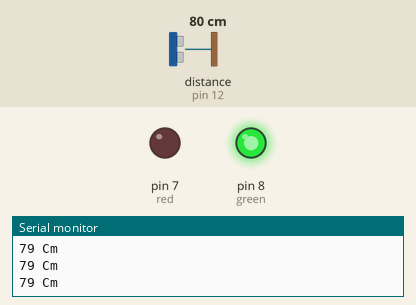
The sketch below on a simulated Arduino Uno, built with avr-gcc and run on an emulated ATmega328P. Parts: output pins drawn as LEDs (lit = HIGH), the last lines printed to the serial monitor. Wiring (inferred from the names in the program): ultrasonic range finder: trigger pin 13; echo pin 12. The test bench sets the inputs (shaded band); at power-on: distance to the obstacle (sensor on pin 12) 80 cm. The echo pulse lasts 58.3 µs per cm; pins used as bus, display or sensor lines are not drawn.

Above: at 1.2 s.
1.3 s: distance to the obstacle (sensor on pin 12) set to 96 cm
2.8 s: distance to the obstacle (sensor on pin 12) set to 104 cm
At 4.2 s:
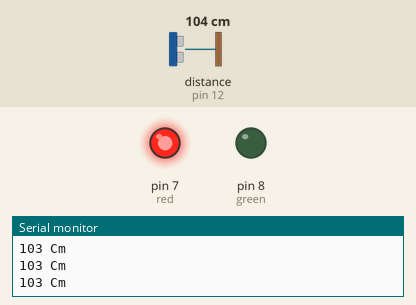
4.5 s: distance to the obstacle (sensor on pin 12) set to 2 cm
At 5.2 s:
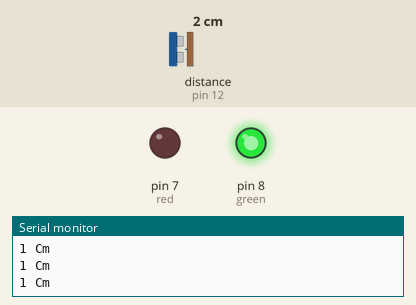
6.0 s: distance to the obstacle (sensor on pin 12) set to 120 cm
At 6.7 s:
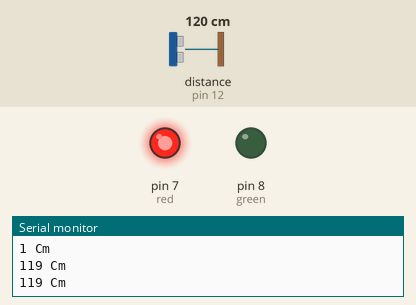
Timing chart, 0 to 8.6 s (numbered marks = the images above; inputs shaded):
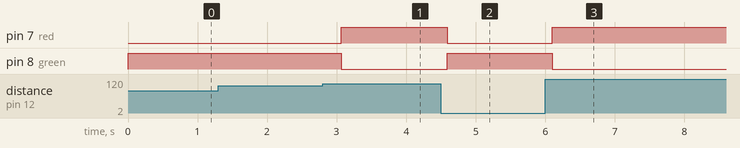

The sketch:

week02.ino
```cpp
//define으로도 정의 가능함
//#define TRIG 13 //트리거신호
//#define ECHO 12 //받는신호

int red = 7;
int green = 8;
int TRIG = 13;
int ECHO = 12;

void setup()
{
  Serial.begin(9600);
  pinMode(red, OUTPUT);
  pinMode(green, OUTPUT);
  pinMode(TRIG, OUTPUT);
  pinMode(ECHO, INPUT);

}

void loop()
{
  long duration, distance;

  digitalWrite(TRIG, LOW);
  delayMicroseconds(2);
  digitalWrite(TRIG, HIGH);
  delayMicroseconds(10);
  digitalWrite(TRIG, LOW);

  duration = pulseIn(ECHO, HIGH);
  distance = duration / 58.2;

  if (distance >= 100) {
    digitalWrite(red, HIGH);
    digitalWrite(green, LOW);
  }
  else {
    digitalWrite(green, HIGH);
    digitalWrite(red, LOW);
  }

  Serial.print(distance);
  Serial.println(" Cm");
  delay(300);
}
```

Measured:
- the behaviour switches between 100 and 101 cm on distance to the obstacle (sensor on pin 12) (found by bisection; images 0 and 1)
- after the input at 2.8 s, pin 7 (red): LOW → HIGH after 0.26 s; pin 8 (green): HIGH → LOW after 0.26 s
- after the input at 4.5 s, pin 7 (red): HIGH → LOW after 0.09 s; pin 8 (green): LOW → HIGH after 0.09 s
- after the input at 6.0 s, pin 7 (red): LOW → HIGH after 0.10 s; pin 8 (green): HIGH → LOW after 0.10 s
